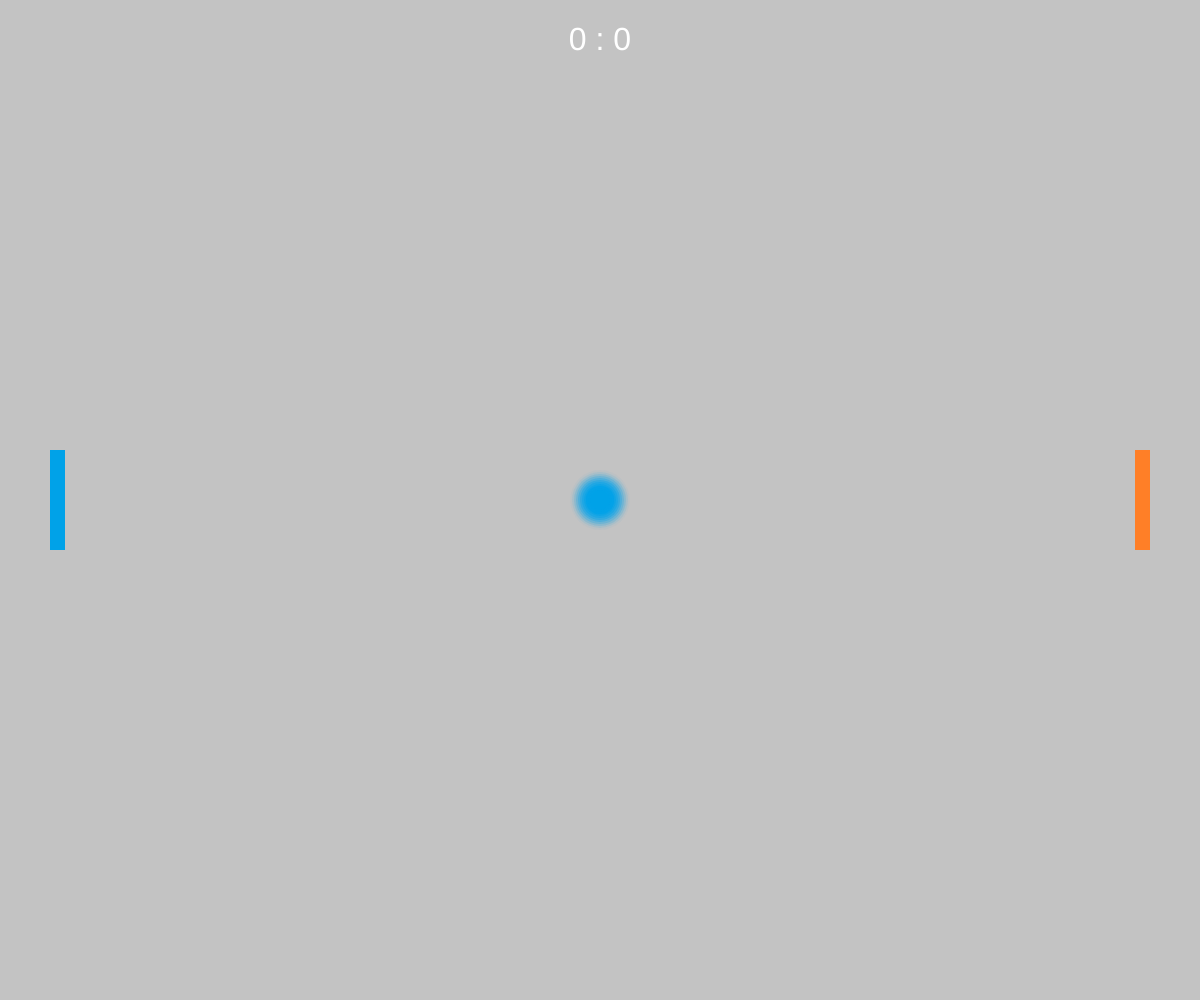
Frame 1 (no input)
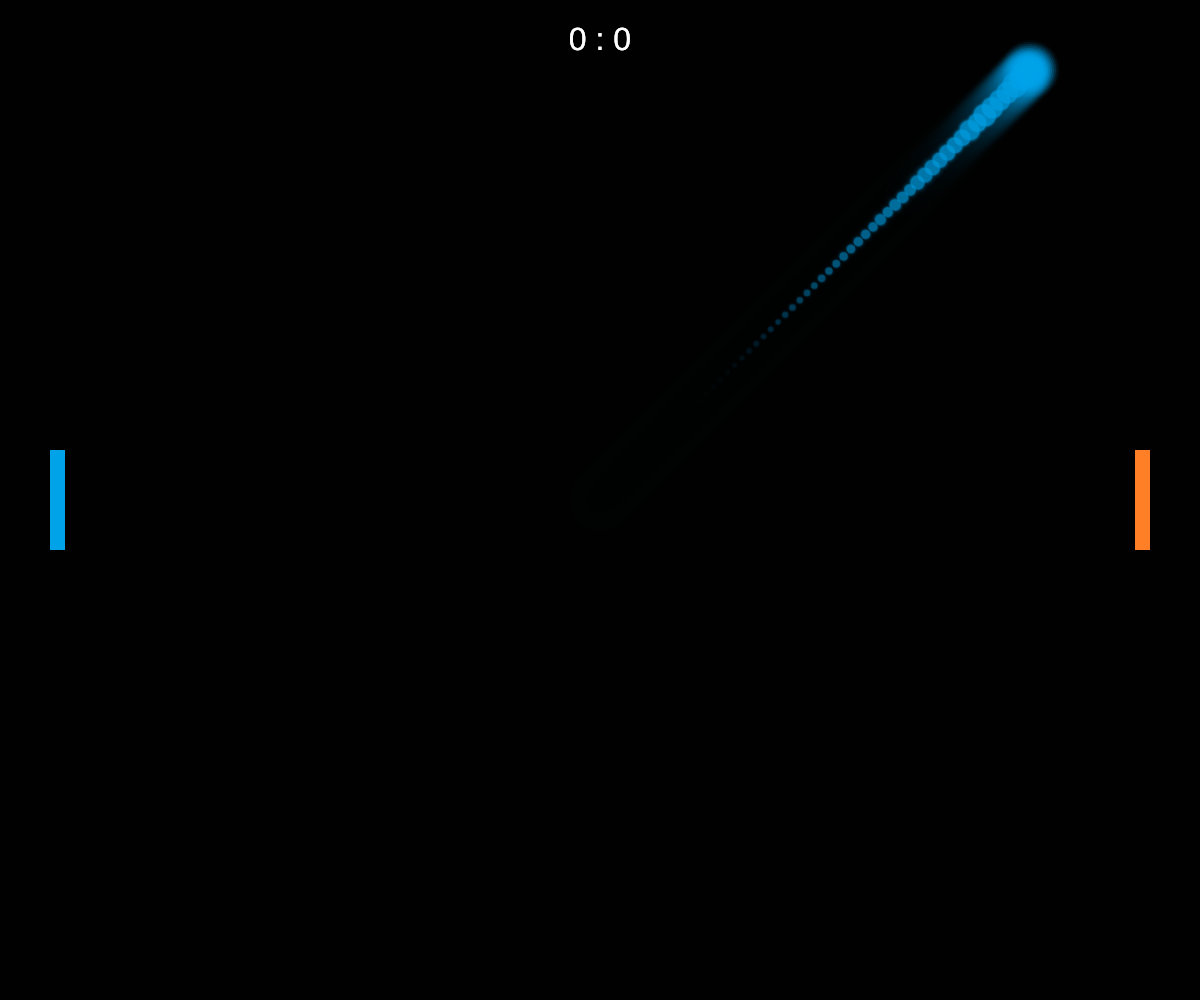
Frame 60 (no input)
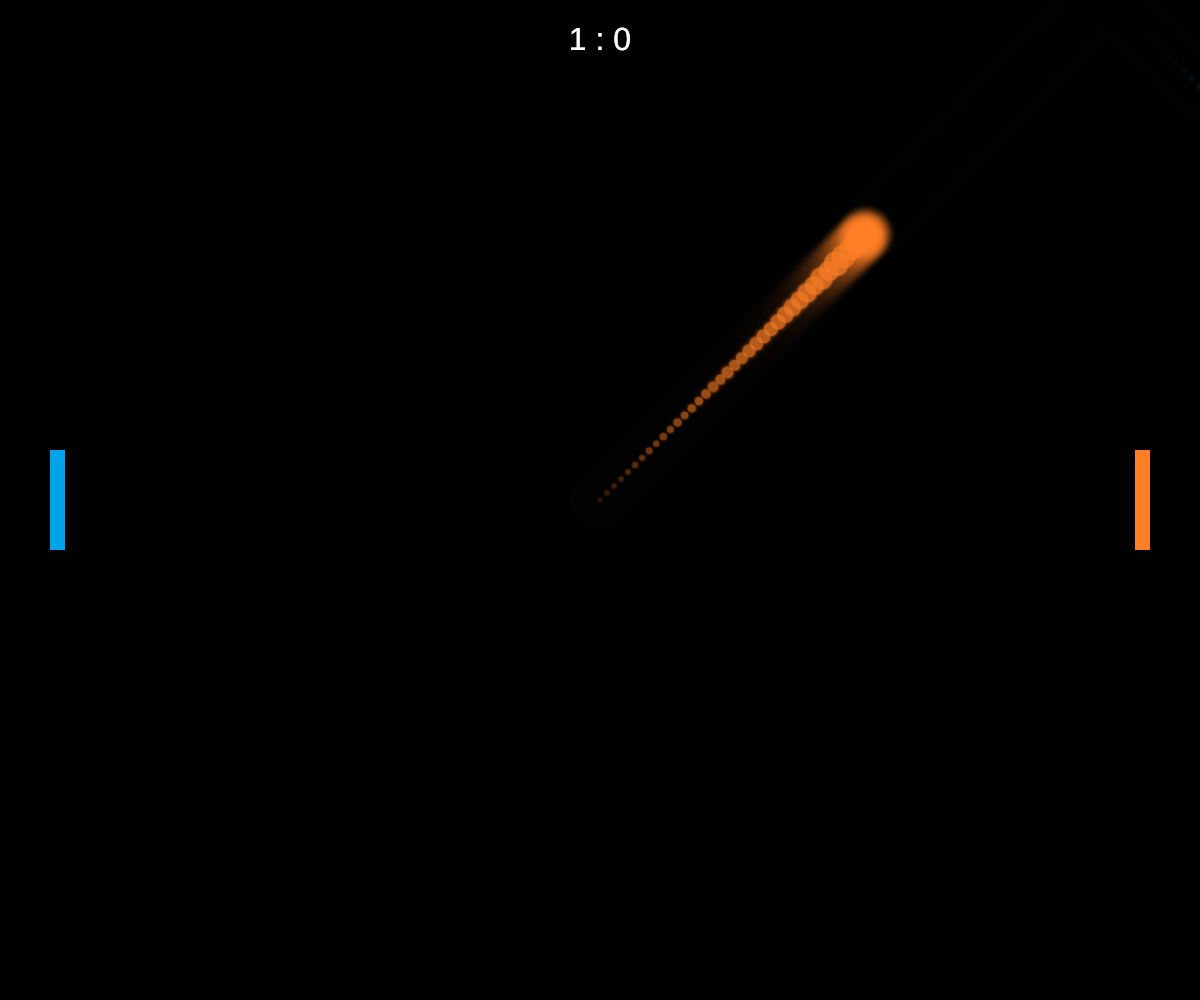
Frame 120 (the mouse pressed at the canvas centre since frame 60)

The p5.js sketch that drew these frames (run headless with seeded random() and noise() and a simulated clock; from frame 60 on, the mouse is pressed at the canvas centre):

// p5.js sketch
// ── sketch.js
let ball;
let leftPaddle, rightPaddle;
let paddleWidth = 15;
let paddleHeight = 100;
let paddleSpeed = 50; // super fast paddle
let roleSwitchTime = 10000; // 10 seconds
let lastSwitch = 0;
let ballControlledBy = 'player1';
let scoreLeft = 0;
let scoreRight = 0;
let gameOver = false;

// Paddle colors
let leftColor, rightColor;

// Ball speed
let baseSpeed = 7;
let speedIncrement = 0.01; // slower increment
let maxBallSpeed = 15; // maximum speed
let ballTrail = [];
let sparkles = []; // particles for paddle hit

function setup() {
  createCanvas(windowWidth, windowHeight);
  
  leftColor = color(0, 162, 232); // blue
  rightColor = color(255, 127, 39); // orange
  
  initializeGame();
  lastSwitch = millis();
}

function draw() {
  background(0, 60); // fade for trail effect

  if (!gameOver) {
    // Draw ball trail and magical glow
    drawMagicalBall();

    // Draw paddles with smooth movement
    updateAndDrawPaddle(leftPaddle, leftColor, keyIsDown(87), keyIsDown(83), ballControlledBy === 'player1');
    updateAndDrawPaddle(rightPaddle, rightColor, keyIsDown(UP_ARROW), keyIsDown(DOWN_ARROW), ballControlledBy === 'player2');

    // Draw sparkles
    updateSparkles();

    // Draw scores
    textSize(32);
    textAlign(CENTER);
    fill(255);
    text(scoreLeft + " : " + scoreRight, width / 2, 50);

    // Role switching
    if (millis() - lastSwitch > roleSwitchTime) {
      ballControlledBy = ballControlledBy === 'player1' ? 'player2' : 'player1';
      lastSwitch = millis();
    }

    // Ball control smoothing
    let ballSpeed = baseSpeed;
    if (ballControlledBy === 'player1') {
      if (keyIsDown(87)) ball.vy = lerp(ball.vy, -ballSpeed, 0.2);
      else if (keyIsDown(83)) ball.vy = lerp(ball.vy, ballSpeed, 0.2);
      if (keyIsDown(65)) ball.vx = lerp(ball.vx, -ballSpeed, 0.2);
      else if (keyIsDown(68)) ball.vx = lerp(ball.vx, ballSpeed, 0.2);
    } else {
      if (keyIsDown(UP_ARROW)) ball.vy = lerp(ball.vy, -ballSpeed, 0.2);
      else if (keyIsDown(DOWN_ARROW)) ball.vy = lerp(ball.vy, ballSpeed, 0.2);
      if (keyIsDown(LEFT_ARROW)) ball.vx = lerp(ball.vx, -ballSpeed, 0.2);
      else if (keyIsDown(RIGHT_ARROW)) ball.vx = lerp(ball.vx, ballSpeed, 0.2);
    }

    // Move ball
    ball.x += ball.vx;
    ball.y += ball.vy;

    // Gradually increase speed but cap it
    ball.vx += (ball.vx > 0 ? speedIncrement : -speedIncrement);
    ball.vy += (ball.vy > 0 ? speedIncrement : -speedIncrement);
    ball.vx = constrain(ball.vx, -maxBallSpeed, maxBallSpeed);
    ball.vy = constrain(ball.vy, -maxBallSpeed, maxBallSpeed);

    // Bounce top/bottom
    if (ball.y <= 0 || ball.y >= height) ball.vy *= -1;

    // Paddle collisions
    if (ball.x - 10 <= leftPaddle.x + paddleWidth && ball.y >= leftPaddle.y && ball.y <= leftPaddle.y + paddleHeight) {
      ball.vx *= -1;
      leftPaddle.glow = 200;
      createSparkles(ball.x, ball.y, leftColor);
    }
    if (ball.x + 10 >= rightPaddle.x && ball.y >= rightPaddle.y && ball.y <= rightPaddle.y + paddleHeight) {
      ball.vx *= -1;
      rightPaddle.glow = 200;
      createSparkles(ball.x, ball.y, rightColor);
    }

    // Reduce paddle glow
    if (leftPaddle.glow) leftPaddle.glow = max(0, leftPaddle.glow - 10);
    if (rightPaddle.glow) rightPaddle.glow = max(0, rightPaddle.glow - 10);

    // Scoring
    if (ball.x < 0) {
      scoreRight++;
      resetBall();
    }
    if (ball.x > width) {
      scoreLeft++;
      resetBall();
    }

    // Check win condition (first to 10)
    if (scoreLeft >= 10 || scoreRight >= 10) {
      gameOver = true;
    }

  } else {
    // Game over screen
    textSize(64);
    fill(255, 255, 0);
    textAlign(CENTER, CENTER);
    let winner = scoreLeft >= 10 ? "Player 1 Wins!" : "Player 2 Wins!";
    text(winner, width / 2, height / 2 - 50);
    
    textSize(32);
    text("Press ENTER to Restart", width / 2, height / 2 + 50);
  }
}

// Restart game on ENTER
function keyPressed() {
  if (gameOver && keyCode === ENTER) {
    scoreLeft = 0;
    scoreRight = 0;
    gameOver = false;
    initializeGame();
  }
}

// Smooth paddle movement and glow (with screen limits and control lock)
function updateAndDrawPaddle(p, col, upKey, downKey, isControlled) {
  let targetY = p.y;

  // Only allow movement if player does NOT control the ball
  if (!isControlled) {
    if (upKey) targetY -= paddleSpeed;
    if (downKey) targetY += paddleSpeed;
  }
  
  p.y = lerp(p.y, targetY, 0.3);
  p.y = constrain(p.y, 0, height - paddleHeight);

  // Draw glow
  noStroke();
  for (let i = 3; i > 0; i--) {
    fill(red(col), green(col), blue(col), (p.glow / i));
    rect(p.x - i, p.y - i, paddleWidth + i * 2, paddleHeight + i * 2);
  }

  fill(col);
  rect(p.x, p.y, paddleWidth, paddleHeight);
}

// Draw ball with magical trail
function drawMagicalBall() {
  let ballColor = ballControlledBy === 'player1' ? leftColor : rightColor;
  
  // Add trail
  ballTrail.push({x: ball.x, y: ball.y, c: ballColor, size: 20 + random(5,10), alpha: 150});
  for (let t of ballTrail) {
    noStroke();
    fill(red(t.c), green(t.c), blue(t.c), t.alpha);
    ellipse(t.x, t.y, t.size, t.size);
    t.alpha -= 4;
    t.size *= 0.95;
  }
  ballTrail = ballTrail.filter(t => t.alpha > 0);

  // Glow layers
  noStroke();
  for (let r = 30; r >= 6; r -= 2) {
    let alpha = map(r, 6, 30, 200, 10);
    fill(red(ballColor), green(ballColor), blue(ballColor), alpha);
    ellipse(ball.x, ball.y, r*2, r*2);
  }
  
  fill(ballColor);
  ellipse(ball.x, ball.y, 20, 20);
}

// Sparkles
function createSparkles(x, y, col) {
  for (let i = 0; i < 15; i++) {
    sparkles.push({
      x: x,
      y: y,
      vx: random(-3,3),
      vy: random(-3,3),
      alpha: 255,
      size: random(4,8),
      c: col
    });
  }
}

function updateSparkles() {
  for (let i = 0; i < sparkles.length; i++) {
    let s = sparkles[i];
    noStroke();
    fill(red(s.c), green(s.c), blue(s.c), s.alpha);
    ellipse(s.x, s.y, s.size, s.size);
    s.x += s.vx;
    s.y += s.vy;
    s.alpha -= 10;
    s.size *= 0.95;
  }
  sparkles = sparkles.filter(s => s.alpha > 0);
}

function resetBall() {
  ball.x = width / 2;
  ball.y = height / 2;
  ball.vx = random([-baseSpeed, baseSpeed]);
  ball.vy = random([-baseSpeed, baseSpeed]);
  ballControlledBy = random(['player1','player2']);
  lastSwitch = millis();
}

function initializeGame() {
  ball = {x: width / 2, y: height / 2, vx: random([-baseSpeed, baseSpeed]), vy: random([-baseSpeed, baseSpeed])};
  leftPaddle = {x: 50, y: height / 2 - paddleHeight / 2, glow: 0};
  rightPaddle = {x: width - 50 - paddleWidth, y: height / 2 - paddleHeight / 2, glow: 0};
}

function windowResized() {
  resizeCanvas(windowWidth, windowHeight);
  initializeGame();
}
